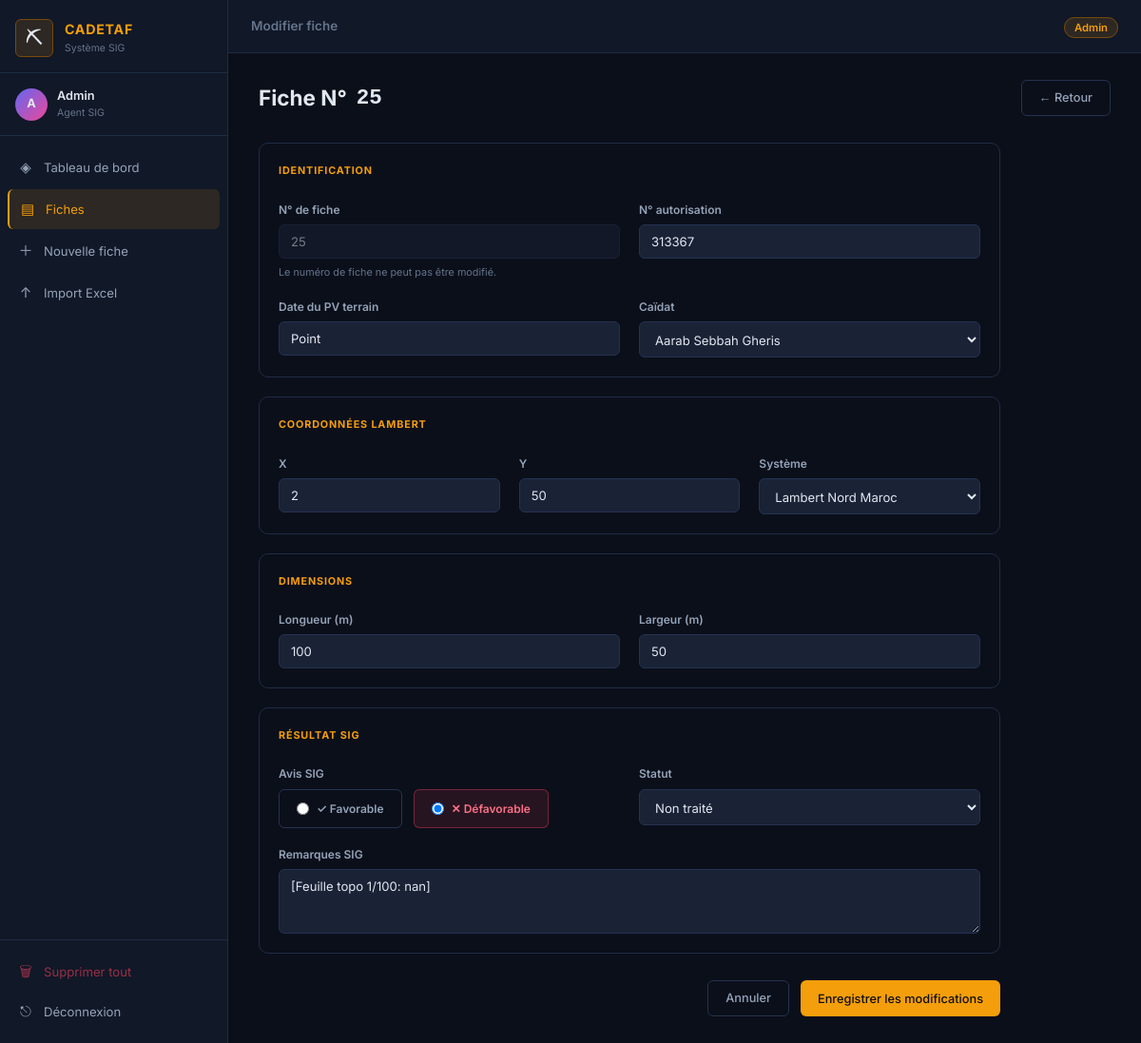
The page /fiches/1/modifier (signed in) on the database its author committed.
### app.py (models this page shows)
class Fiche(Base):
    __tablename__ = 'fiches'
    id             = Column(Integer, primary_key=True, autoincrement=True)
    fiche_numero   = Column(Integer, unique=True, nullable=False)
    date_pv        = Column(String(20), nullable=False)
    caidat         = Column(String(100), nullable=False)
    n_autorisation = Column(String(50))
    x_coord        = Column(Float)
    y_coord        = Column(Float)
    lambert_zone   = Column(Integer, default=1)
    metrage        = Column(Integer, default=100)
    long_2         = Column(Integer, default=50)
    accord         = Column(String(10), default='non')
    observation    = Column(Text)
    responsable    = Column(String(50))
    date_creation  = Column(DateTime, default=datetime.utcnow)
    status         = Column(SQLAlchemyEnum('traité','en cours','non traité', name='status_enum'), default='non traité')

### app.py (the view, shortened to what this page needs)
@app.route('/fiches/<int:fiche_id>/modifier', methods=['GET','POST'])
@login_required
def modifier_fiche(fiche_id):
    db = SessionLocal()
    f = db.query(Fiche).filter_by(id=fiche_id).first()
    if not f:
        flash('Fiche introuvable.', 'error')
        db.close()
        return redirect(url_for('fiches'))
    fiche_data = fiche_to_dict(f)
    db.close()
    return render_template('modifier_fiche.html',
        fiche=fiche_data, caidats=ALL_CAIDATS, username=session['user'])

### app.py (called while the page is built)
def login_required(f):
    @wraps(f)
    def decorated(*args, **kwargs):
        if 'user' not in session:
            flash('Veuillez vous connecter.', 'error')
            return redirect(url_for('login'))
        return f(*args, **kwargs)
    return decorated

### templates/modifier_fiche.html (shortened to what this page needs)
{% extends "base.html" %}
{% block topbar_title %}Modifier fiche{% endblock %}
{% block content %}
<div class="page-header">
  <h1>Fiche N° <code>{{ fiche.fiche_numero }}</code></h1>
  <a href="{{ url_for('fiches') }}" class="btn btn-outline">← Retour</a>
</div>
<div class="form-card-wrap">
<form method="POST" action="{{ url_for('modifier_fiche', fiche_id=fiche.id) }}" class="form-card">
  <div class="form-section">
    <div class="form-section-title">Identification</div>
    <div class="form-row">
      <div class="field">
        <label>N° de fiche</label>
        <input type="text" value="{{ fiche.fiche_numero }}" disabled class="input-disabled">
        <p class="field-hint">Le numéro de fiche ne peut pas être modifié.</p>
      </div>
      <div class="field">
        <label for="n_autorisation">N° autorisation</label>
        <input type="text" id="n_autorisation" name="n_autorisation" value="{{ fiche.n_autorisation or '' }}">
      </div>
    </div>
    <div class="form-row">
      <div class="field required">
        <label for="date_pv">Date du PV terrain</label>
        <input type="text" id="date_pv" name="date_pv" value="{{ fiche.date_pv }}" required>
      </div>
      <div class="field required">
        <label for="caidat">Caïdat</label>
        <select id="caidat" name="caidat" required>
          {% for c in caidats %}
          <option value="{{ c }}" {% if fiche.caidat==c %}selected{% endif %}>{{ c }}</option>
          {% endfor %}
        </select>
      </div>
    </div>
  </div>
  <div class="form-section">
    <div class="form-section-title">Coordonnées Lambert</div>
    <div class="form-row form-row-3">
      <div class="field">
        <label for="x_coord">X</label>
        <input type="number" id="x_coord" name="x_coord" value="{{ fiche.x_coord|int if fiche.x_coord else '' }}" step="1">
      </div>
      <div class="field">
        <label for="y_coord">Y</label>
        <input type="number" id="y_coord" name="y_coord" value="{{ fiche.y_coord|int if fiche.y_coord else '' }}" step="1">
      </div>
      <div class="field">
        <label for="lambert_zone">Système</label>
        <select id="lambert_zone" name="lambert_zone">
          <option value="1" {% if fiche.lambert_zone==1 %}selected{% endif %}>Lambert Nord Maroc</option>
        </select>
      </div>
    </div>
  </div>
  <div class="form-section">
    <div class="form-section-title">Dimensions</div>
    <div class="form-row">
      <div class="field">
        <label for="metrage">Longueur (m)</label>
        <input type="number" id="metrage" name="metrage" value="{{ fiche.metrage }}">
      </div>
      <div class="field">
        <label for="long_2">Largeur (m)</label>
        <input type="number" id="long_2" name="long_2" value="{{ fiche.long_2 }}">
      </div>
    </div>
  </div>
  <div class="form-section">
    <div class="form-section-title">Résultat SIG</div>
    <div class="form-row">
      <div class="field">
        <label>Avis SIG</label>
        <div class="radio-group">
          <label class="radio-card radio-ok">
            <input type="radio" name="accord" value="oui" {% if fiche.accord=='oui' %}checked{% endif %}> ✓ Favorable
          </label>
          <label class="radio-card radio-nok">
            <input type="radio" name="accord" value="non" {% if fiche.accord=='non' %}checked{% endif %}> ✕ Défavorable
          </label>
        </div>
      </div>
      <div class="field">
        <label for="status">Statut</label>
        <select id="status" name="status">
          <option value="non traité" {% if fiche.status=='non traité' %}selected{% endif %}>Non traité</option>
        </select>
      </div>
    </div>
    <div class="field">
      <label for="observation">Remarques SIG</label>
      <textarea id="observation" name="observation" rows="3">{{ fiche.observation or '' }}</textarea>
    </div>
  </div>
  <div class="form-actions">
    <a href="{{ url_for('fiches') }}" class="btn btn-outline">Annuler</a>
    <button type="submit" class="btn btn-primary">Enregistrer les modifications</button>
  </div>
</form>
</div>
{% endblock %}

### static/css/main.css (style rules this page uses)
:root { --bg: #0b0f1a; --bg-card: #111827; --bg-card2: #1a2236; --border: #1e2d45; --border-2: #243350; --text: #e2e8f0; --text-muted: #64748b; --text-dim: #94a3b8; --amber: #f59e0b; --amber-dim: #78490a; --amber-glow: rgba(245,158,11,.12); --green: #22c55e; --green-dim: #14532d; --red: #f43f5e; --red-dim: #4c0519; --blue: #0ea5e9; --blue-dim: #0c4a6e; --indigo: #6366f1; --pink: #ec4899; --yellow: #eab308; --sidebar-w: 240px; --topbar-h: 56px; --radius: 10px; --radius-sm: 6px; --shadow: 0 4px 24px rgba(0,0,0,.4); --shadow-sm: 0 2px 8px rgba(0,0,0,.3); --font: 'Inter', system-ui, sans-serif; --mono: 'JetBrains Mono', monospace; }
*, *::before, *::after { box-sizing: border-box; margin: 0; padding: 0; }
html { font-size: 15px; }
body { font-family: var(--font); background: var(--bg); color: var(--text); line-height: 1.6; min-height: 100vh; }
.page-header { display: flex; align-items: center; justify-content: space-between; margin-bottom: 28px; flex-wrap: wrap; gap: 12px; }
.page-header h1 { font-size: 1.5rem; font-weight: 700; display: flex; align-items: center; gap: 10px; }
.btn { display: inline-flex; align-items: center; gap: 6px; padding: 8px 18px; border-radius: var(--radius-sm); font-size: .85rem; font-weight: 500; cursor: pointer; border: none; text-decoration: none; transition: all .15s; font-family: var(--font); white-space: nowrap; }
.btn-primary { background: var(--amber); color: #0f0f0f; }
.btn-outline { background: transparent; color: var(--text-dim); border: 1px solid var(--border-2); }
input, select, textarea { width: 100%; background: var(--bg-card2); border: 1px solid var(--border-2); border-radius: var(--radius-sm); color: var(--text); padding: 9px 12px; font-size: .875rem; font-family: var(--font); transition: border-color .15s, box-shadow .15s; outline: none; }
input::placeholder, textarea::placeholder { color: var(--text-muted); }
textarea { resize: vertical; }
.input-disabled { opacity: .5; cursor: not-allowed; }
select option { background: var(--bg-card); }
.field { display: flex; flex-direction: column; gap: 6px; }
.field label { font-size: .8rem; font-weight: 600; color: var(--text-dim); }
.field-hint { font-size: .72rem; color: var(--text-muted); }
.form-row { display: grid; grid-template-columns: 1fr 1fr; gap: 20px; }
.form-row-3 { grid-template-columns: 1fr 1fr 1fr; }
.form-section { border: 1px solid var(--border); border-radius: var(--radius); padding: 20px; display: flex; flex-direction: column; gap: 18px; margin-bottom: 20px; }
.form-section-title { font-size: .72rem; font-weight: 700; letter-spacing: .08em; text-transform: uppercase; color: var(--amber); margin-bottom: 4px; }
.form-card-wrap { max-width: 780px; }
.form-card { display: flex; flex-direction: column; gap: 0; }
.form-actions { display: flex; gap: 12px; justify-content: flex-end; padding-top: 8px; }
.radio-group { display: flex; gap: 12px; }
.radio-card { display: flex; align-items: center; gap: 8px; padding: 10px 18px; border-radius: var(--radius-sm); border: 1px solid var(--border-2); cursor: pointer; font-size: .85rem; font-weight: 500; transition: all .15s; }
.radio-card input[type=radio] { width: auto; }
.radio-nok:has(input:checked) { background: rgba(244,63,94,.12); border-color: rgba(244,63,94,.4); color: #fb7185; }

### rows shown on the page
Fiche: n_autorisation "313367", date_pv "Point", x_coord "2", y_coord "50", accord "☐ ✓ Favorable", accord "☑ ✕ Défavorable", observation "[Feuille topo 1/100: nan]"

### other values the page prints
{{ session.user[0]|upper }} "A"
{{ session.user|capitalize }} "Admin"
{{ fiche.fiche_numero }} "25"
form field caidat "Aarab Sebbah Gheris"
